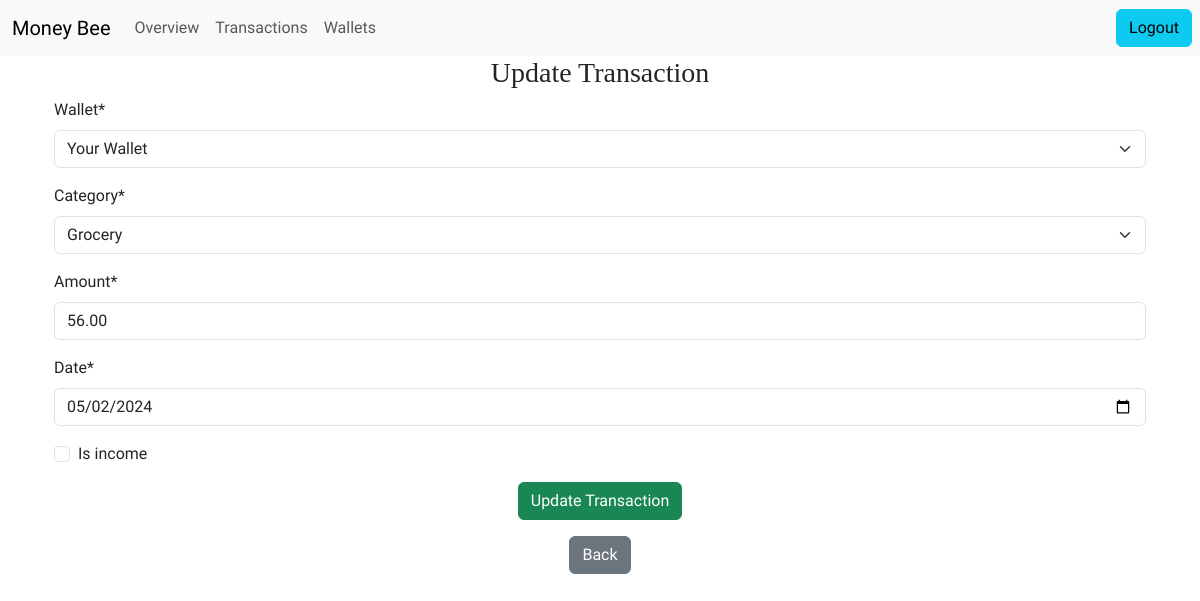
Page /personal/transactions/15/update (signed in) on the committed database.
### expense_tracker/models.py (models this page shows, shortened)
class Transaction(models.Model):
    wallet = models.ForeignKey(
        Wallet, on_delete=models.CASCADE
    )  # One-to-many link to Wallet
    category = models.ForeignKey(
        Category, on_delete=models.SET_NULL, null=True
    )  # Many-to-one link to Category
    amount = models.DecimalField(max_digits=10, decimal_places=2)  # Transaction amount
    date = models.DateField()  # Transaction date
    is_income = models.BooleanField(default=False)
    user=models.ForeignKey(User, on_delete=models.CASCADE)

### expense_tracker/views.py (the view)
# urls.py: path('personal/transactions/<int:pk>/update',views.UpdateTransaction.as_view(),name="update_transaction"),
class UpdateTransaction(UpdateView):
    model = Transaction
    form_class=UpdateTransactionForm
    template_name = 'expense_tracker/update_transaction.html'  # Template for update form
    success_url = reverse_lazy('list_transaction')  # URL to redirect after successful update
    def get_form_kwargs(self):
        kwargs = super(UpdateTransaction, self).get_form_kwargs()
        kwargs['user'] = self.request.user
        return kwargs

### expense_tracker/forms.py
class UpdateTransactionForm(forms.ModelForm):
    class Meta:
        model=Transaction
        exclude=['user']
        widgets = {
            'date': forms.DateInput( attrs={'type': 'date', 'max': formats.date_format(timezone.now(), 'Y-m-d')})
        }
    def __init__(self, *args, **kwargs):
        user = kwargs.pop('user', None)
        print("User:", user)
        super().__init__(*args, **kwargs)  # Initialize the form
        if user is not None:  # Check if user is provided
            self.fields['wallet'].queryset = Wallet.objects.filter(user=user)

### expense_tracker/models.py (called while the page is built)
    def __str__(self):
        return f"{self.name}"  # For readable display

    def __str__(self):
        return self.name  # For readable display

### expense_tracker/templates/expense_tracker/update_transaction.html (shortened to what this page needs)
{% extends "expense_tracker/personal_home.html" %}
{% load crispy_forms_tags %}
{% load static %}
{% block content%}
<div class="container text-center">
    <h3>Update Transaction</h3>
    <div class="container text-start ">
        <form method="post">
            {{ form | crispy }}
            <div class="text-center">
                <button type="submit" class="btn btn-success">Update Transaction</button>
            </div>
        </form>
        <div class="container text-center">
            <a href="{% url 'list_transaction' %}" class="btn btn-secondary  my-3">Back</a>
        </div>
    </div>
</div>
{% endblock %}

### expense_tracker/static/expense_tracker/base.css (style rules this page uses)
:root { --font-source-sans: "Source Sans 3", sans-serif; --font-libre-baskerville: "Libre Baskerville", serif; }
body { font-family: var(--font-source-sans); }
*, *::before, *::after { box-sizing: border-box; }
h1, h2, h3 { font-family: var(--font-libre-baskerville); }

### rows in the picture
Transaction: wallet "Your Wallet", category "Grocery", amount "56.00", date "05/02/2024"
